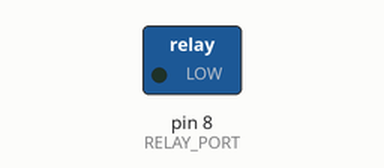
This sketch was run on a simulated Arduino Uno, built with avr-gcc and run on an emulated ATmega328P. On the bench: switched loads named in the sketch (green lamp = pin HIGH).

Above: at 1.0 s.
At 3.0 s:
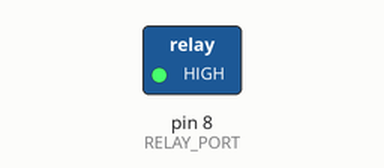
Timing chart, 0 to 5.2 s (numbered marks = the images above):
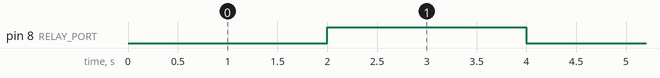

The sketch:

Relay220vTurnOffAndOff.ino
```cpp
#define RELAY_PORT  8
void setup()
{
  Serial.begin(9600);
  pinMode(RELAY_PORT, OUTPUT);
}

void loop()
{
  //Turns Relay ON (Inverted Logic)
  digitalWrite(RELAY_PORT,0);
  //Delay 2s (2000ms)
  delay(2000);
  //Turns Relay OFF (Inverted Logic)
  digitalWrite(RELAY_PORT,1);
  delay(2000);

}
```

Measured:
- by itself, pin 8 (RELAY_PORT): alternates HIGH for 2.0 s and LOW for 2.0 s
